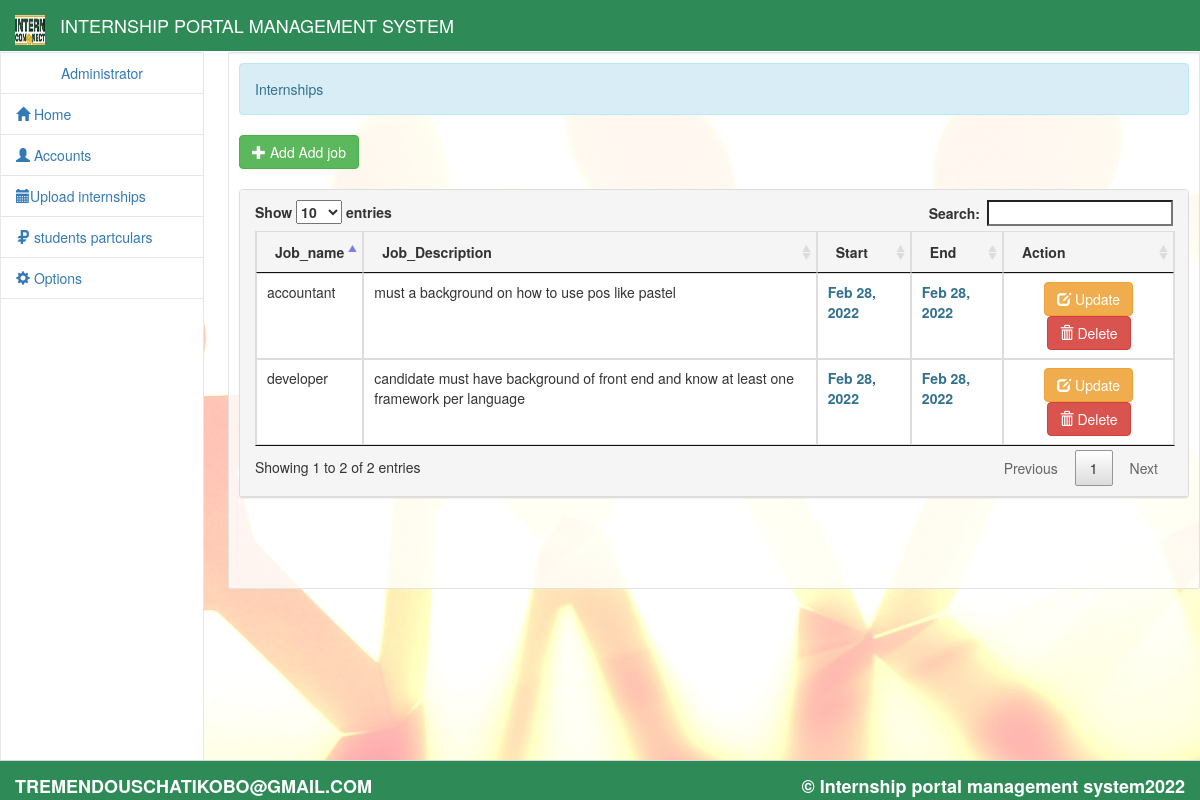
The app's page /admin/activity.php (signed in) with its own data.
### tables this page shows
CREATE TABLE `activity` (
  `activity_id` int(11) NOT NULL,
  `title` varchar(50) NOT NULL,
  `description` text NOT NULL,
  `start` varchar(10) NOT NULL,
  `end` varchar(10) NOT NULL,
  `month` varchar(8) NOT NULL,
  `year` varchar(5) NOT NULL
);

### admin/activity.php (the view, shortened to what this page needs)
<!DOCTYPE html>
<html lang = "eng">
	<head>
		<link rel = "stylesheet" type = "text/css" href = "../css/bootstrap.css" />
		<link rel = "stylesheet" type = "text/css" href = "../css/style.css" />
		<link rel = "stylesheet" type = "text/css" href = "../css/jquery-ui.css" />
		<link rel = "stylesheet" type = "text/css" href = "../css/jquery.dataTables.css" />
	</head>
<body>
<?php include'head.php'?>
<?php include 'sidebar.php'?>
		<div id = "sidecontent" class = "well pull-right">
			<div class = "alert alert-info">Internships</div>
			<button type = "button" id = "add_activity" class = "btn btn-success"><span class = "glyphicon glyphicon-plus"></span> Add Add job</button>
			<br />
			<br />
			<div id = "act_table" class = "panel panel-default">
				<div  class = " panel-heading">
					<table id = "table" class = "table table-bordered">
						<thead>
							<tr>
								<th>Job_name</th>
								<th>Job_Description</th>
								<th>Start</th>
								<th>End</th>
								<th>Action</th>
							</tr>
						</thead>
						<tbody>
							<?php
							$act_query = $conn->query("SELECT * FROM `activity`") or die($conn->error);
							while($act_fetch = $act_query->fetch_array()){
							?>
							<tr>
								<td><?php echo $act_fetch['title']?></td>
								<td><?php echo $act_fetch['description']?></td>
								<td><?php echo "<label class = 'text-info'>".date("M d, Y", strtotime($act_fetch['start']))."</label>"?></td>
								<td><?php echo "<label class = 'text-info'>".date("M d, Y", strtotime($act_fetch['end']))."</label>"?></td>
								<td><center><a href = "edit_activity.php?activity_id=<?php echo $act_fetch['activity_id']?>" class = "btn btn-warning"><span class=  "glyphicon glyphicon-edit"></span> Update</a> <a href = "#" data-toggle = "modal" data-target = "#delete_activity" name = "<?php echo $act_fetch['activity_id']?>" class = "btn btn-danger activity_id"><span class=  "glyphicon glyphicon-trash"></span> Delete</a></center></td>
							</tr>
							<?php
								}
							?>
						</tbody>
					</table>
				</div>
			</div>
		<br /><br /><br />
		</div>
	<br />
	<br />
	<br />
	<br />
	<br />
	<br />
	<br />
	<br />
	<br />
	<nav class = "navbar-default" id = "footer">
		<label class = "navbar-brand pull-right">&copy; Internship portal management system<?php echo date('Y', strtotime('+8 HOURS'))?></label>
		<label class = "navbar-brand ">TREMENDOUSCHATIKOBO@GMAIL.COM</label>
	</nav>
</body>
</html>

### admin/sidebar.php (shortened to what this page needs)
<div id = "sidebar">
	<ul id = "menu" class = "nav menu">
		<li>
			<a>
				<?php
					require_once '../connect.php';
					$q_admin_side = $conn->query("SELECT * FROM `admin` WHERE `admin_id` = '$_SESSION[admin_id]'") or die($conn->error);
					$f_admin_side = $q_admin_side->fetch_array();
					echo "<center>".$f_admin_side['name']."</center>";
				?>
			</a>
		</li>
		<li><a href = "home.php"><i class = "glyphicon glyphicon-home"></i> Home</a></li>
		<li><a href = ""><i class = "glyphicon glyphicon-user"></i> Accounts</a>
		</li>
		<li><a href = "activity.php"><i class = "glyphicon glyphicon-calendar"></i>Upload internships</a></li>
		<li><a href = "student.php"><i class = "glyphicon glyphicon-ruble"></i> students partculars</a></li>
		<li><a href = ""><i class = "glyphicon glyphicon-cog"></i> Options</a>
		</li>
	</ul>
</div>

### css/style.css (style rules this page uses)
body { background:url('../images/background.jpg') no-repeat; }
#footer { height:40px; width:100%; filter: none; border: 1px solid #D5D5D5; position: fixed; right: 0; left: 0; z-index: 1030; bottom: 0; border-width: 1px 0 0; }
#sidebar { top:52px; width:17%; position:fixed; height:100%; border:1px solid #e7e7e7; background-color:#fff; }
#sidecontent { width:81%; word-wrap:break-word; margin-top:52px; background-color:rgba(255, 255, 255, 0.8); padding:10px; border-radius:2px; }
.menu li { border-bottom:1px solid #E7E7E7; }

### records on screen
activity: title "accountant", description "must a background on how to use pos like pastel", start "Feb 28, 2022", end "Feb 28, 2022"
activity: title "developer", description "candidate must have background of front end and know at least one framework per language", start "Feb 28, 2022", end "Feb 28, 2022"

### other values on screen
$f_admin_side['name'] "Administrator"
